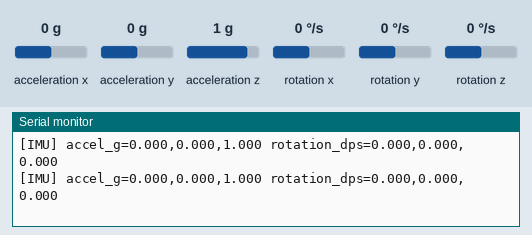
Recording of a program running on a simulated ESP32. Shown: the last lines printed to the serial monitor. Wiring (from diagram.json): MPU-6050 motion sensor at I2C address 0x68. The inputs (shaded band) are chosen by the test bench; at power-on: acceleration x 0 g, acceleration y 0 g, acceleration z 1 g, rotation x 0 °/s, rotation y 0 °/s, rotation z 0 °/s.

Above: at 1.9 s.
2.0 s: acceleration x set to -1.4 g
At 2.01 s:
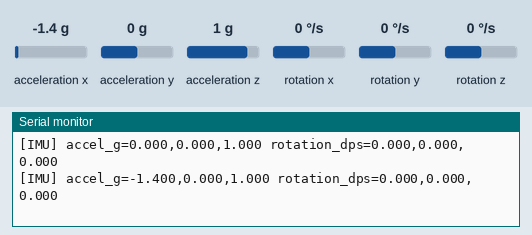
3.5 s: acceleration y set to -1.4 g
At 3.51 s:
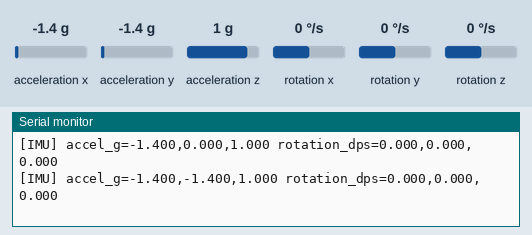
5.0 s: acceleration z set to -1.4 g
At 5.01 s:
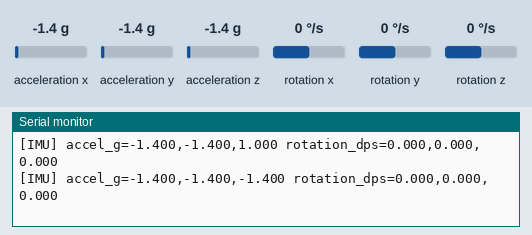
6.5 s: rotation x set to -192 °/s
At 6.51 s:
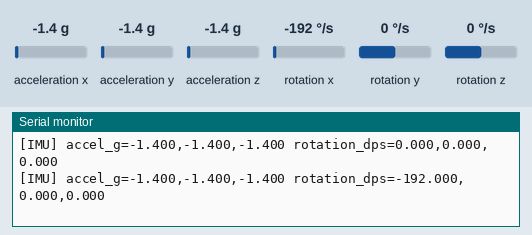
8.0 s: rotation y set to -192 °/s
At 8.01 s:
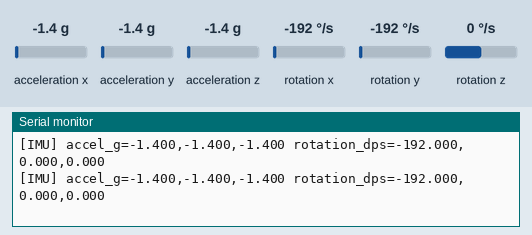

The program:

main.cpp
```cpp
// Local acquisition only; the keeper MQTT contract needs backend coordination.
#include <Arduino.h>
#include <Wire.h>
#include <esp_task_wdt.h>
#include "imu_logic.h"

constexpr uint8_t MPU_ADDRESS = 0x68;
constexpr uint8_t SDA_PIN = 21, SCL_PIN = 22;
static bool initialized = false;
static uint32_t next_sample = 0;

static bool write_register(uint8_t reg, uint8_t value) {
  Wire.beginTransmission(MPU_ADDRESS);
  Wire.write(reg);
  Wire.write(value);
  return Wire.endTransmission() == 0;
}

static bool read_registers(uint8_t reg, uint8_t *data, size_t size) {
  Wire.beginTransmission(MPU_ADDRESS);
  Wire.write(reg);
  if (Wire.endTransmission(false) != 0) return false;
  if (Wire.requestFrom(MPU_ADDRESS, size, true) != size) return false;
  for (size_t i = 0; i < size; ++i) data[i] = Wire.read();
  return true;
}

void setup() {
  Serial.begin(115200);
  Wire.begin(SDA_PIN, SCL_PIN, 400000);
  Wire.setTimeOut(10);
  esp_task_wdt_init(3, true);
  esp_task_wdt_add(nullptr);
  Serial.println("[BOOT] smart-football keeper acquisition; MQTT contract pending");
}

void loop() {
  esp_task_wdt_reset();
  const uint32_t now = millis();
  if ((int32_t)(now - next_sample) >= 0) {
    next_sample = now + (initialized ? 100 : 1000);
    if (!initialized) {
      uint8_t identity = 0;
      initialized = read_registers(0x75, &identity, 1) && identity == 0x68 &&
        write_register(0x6b, 0x01) && write_register(0x1b, 0) && write_register(0x1c, 0);
      Serial.println(initialized ? "[IMU] ready" : "[IMU] unavailable; retrying");
    } else {
      uint8_t bytes[14];
      if (read_registers(0x3b, bytes, sizeof(bytes))) {
        const auto motion = keeper::decode(bytes);
        Serial.printf("[IMU] accel_g=%.3f,%.3f,%.3f rotation_dps=%.3f,%.3f,%.3f\n",
          motion.accel_g[0], motion.accel_g[1], motion.accel_g[2],
          motion.rotation_dps[0], motion.rotation_dps[1], motion.rotation_dps[2]);
      } else { initialized = false; Serial.println("[IMU] read failed"); }
    }
  }
  delay(1);
}
```

Measured:
- after the input at 2.0 s, the serial monitor: prints a new line at once (image 1)
- after the input at 3.5 s, the serial monitor: prints a new line at once (image 2)
- after the input at 5.0 s, the serial monitor: prints a new line at once (image 3)
- after the input at 6.5 s, the serial monitor: prints a new line at once (image 4)
